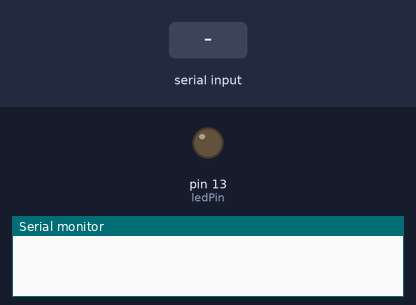
Bench run of a sketch on a simulated Arduino Uno, built with avr-gcc and run on an emulated ATmega328P. On the bench: output pins drawn as LEDs (lit = HIGH), the last lines printed to the serial monitor. Inputs (shaded band) come from the test bench.

Above: at 1.2 s.
1.3 s: "1" received over Serial
At 1.6 s:
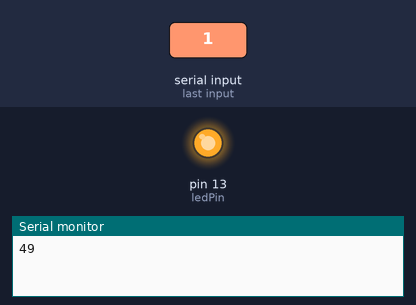
2.8 s: "0" received over Serial
At 4.0 s:
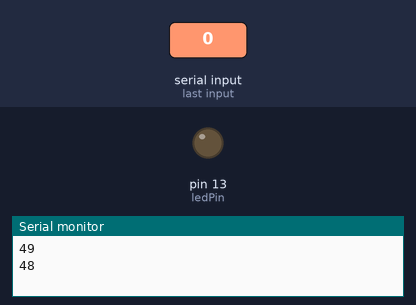
4.3 s: "2" received over Serial
At 5.1 s:
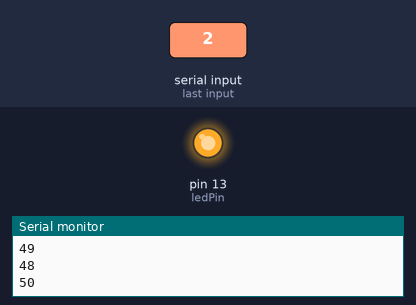
Timing chart, 0 to 7.3 s (numbered marks = the images above; inputs shaded):
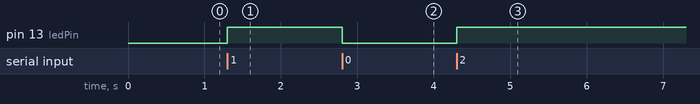

The sketch:

ledonoffrpi.ino
```cpp
int ledPin = 13;   // select the pin for the LED
int val = 0;       // variable to store the data from the serial port

void setup() {
 pinMode(ledPin,OUTPUT);    // declare the LED's pin as output
 Serial.begin(9600);        // connect to the serial port
}

void loop () {
 if(Serial.available())
 {
  val = Serial.read();      // read the serial port
Serial.println(val);
 // if the stored value is a single-digit number, blink the LED that number
 if (val == '0') {
    digitalWrite(ledPin, LOW);
   }
   else{
     digitalWrite(ledPin, HIGH);
   }
   //Serial.println();
}
}
```

Measured:
- after the input at 1.3 s, pin 13 (ledPin): LOW → HIGH at once
- after the input at 2.8 s, pin 13 (ledPin): HIGH → LOW at once
- after the input at 4.3 s, pin 13 (ledPin): LOW → HIGH at once
